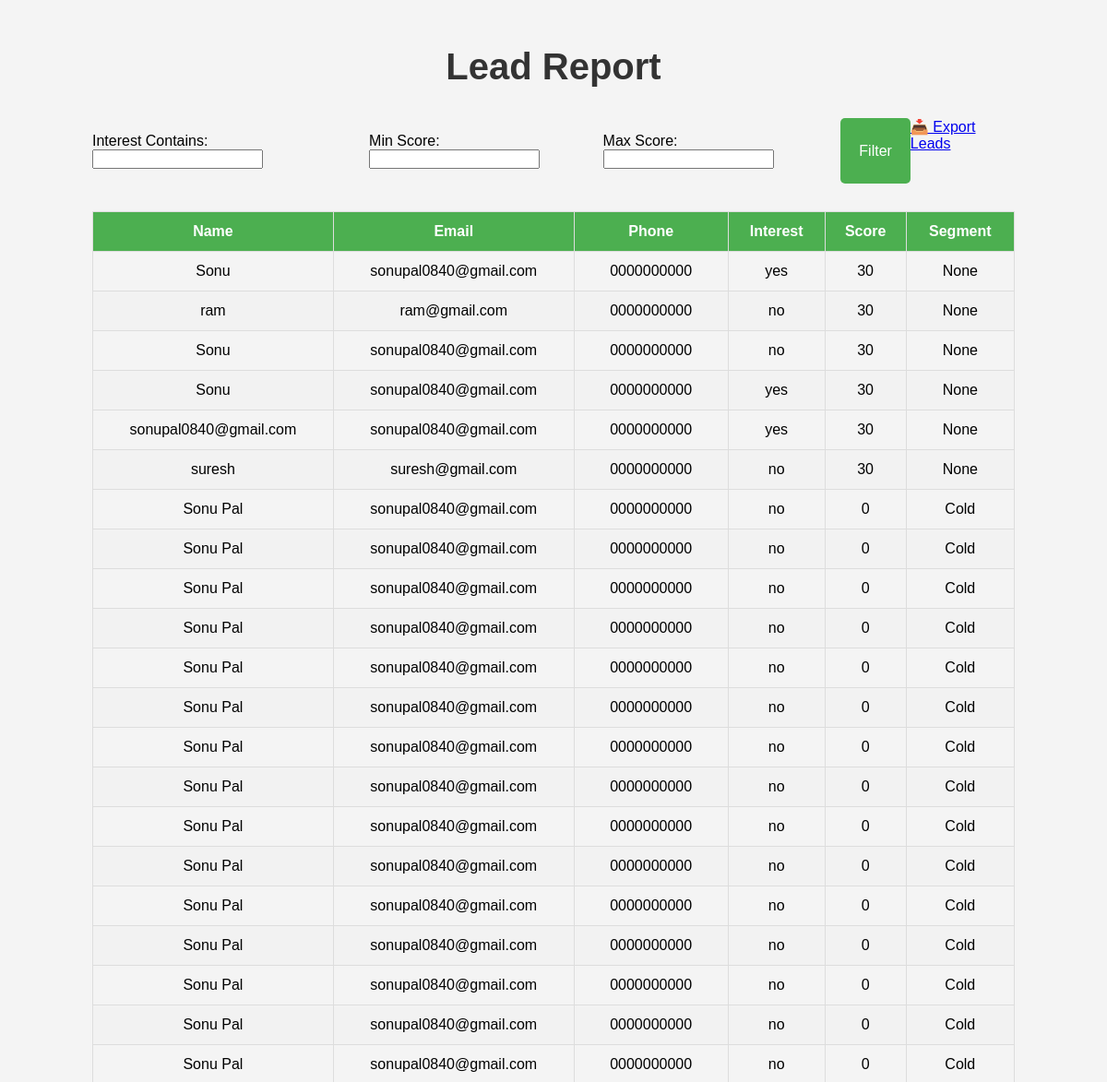
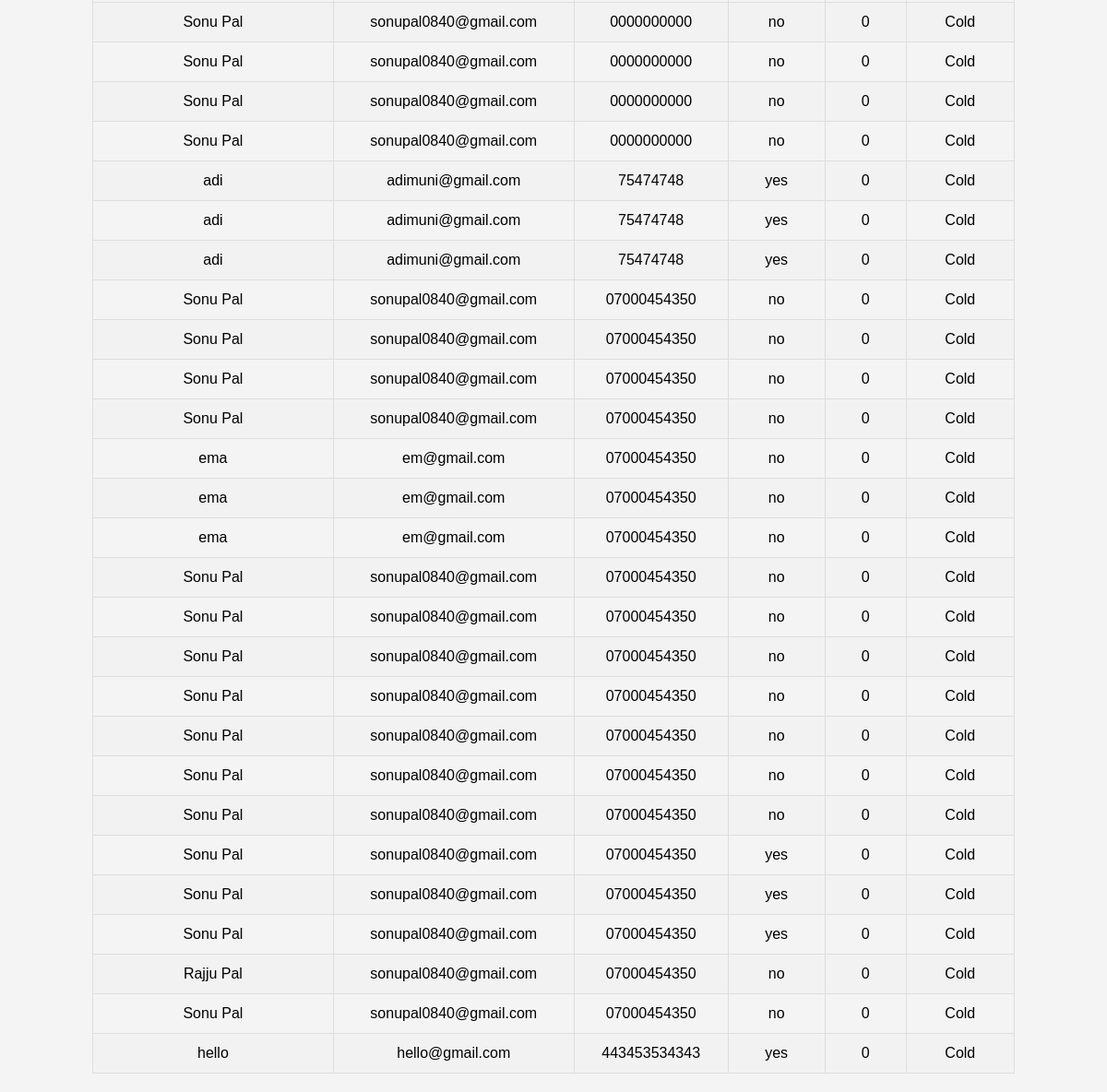
/report/, run on an earlier commit of the app's database (2 pictures, top to bottom).
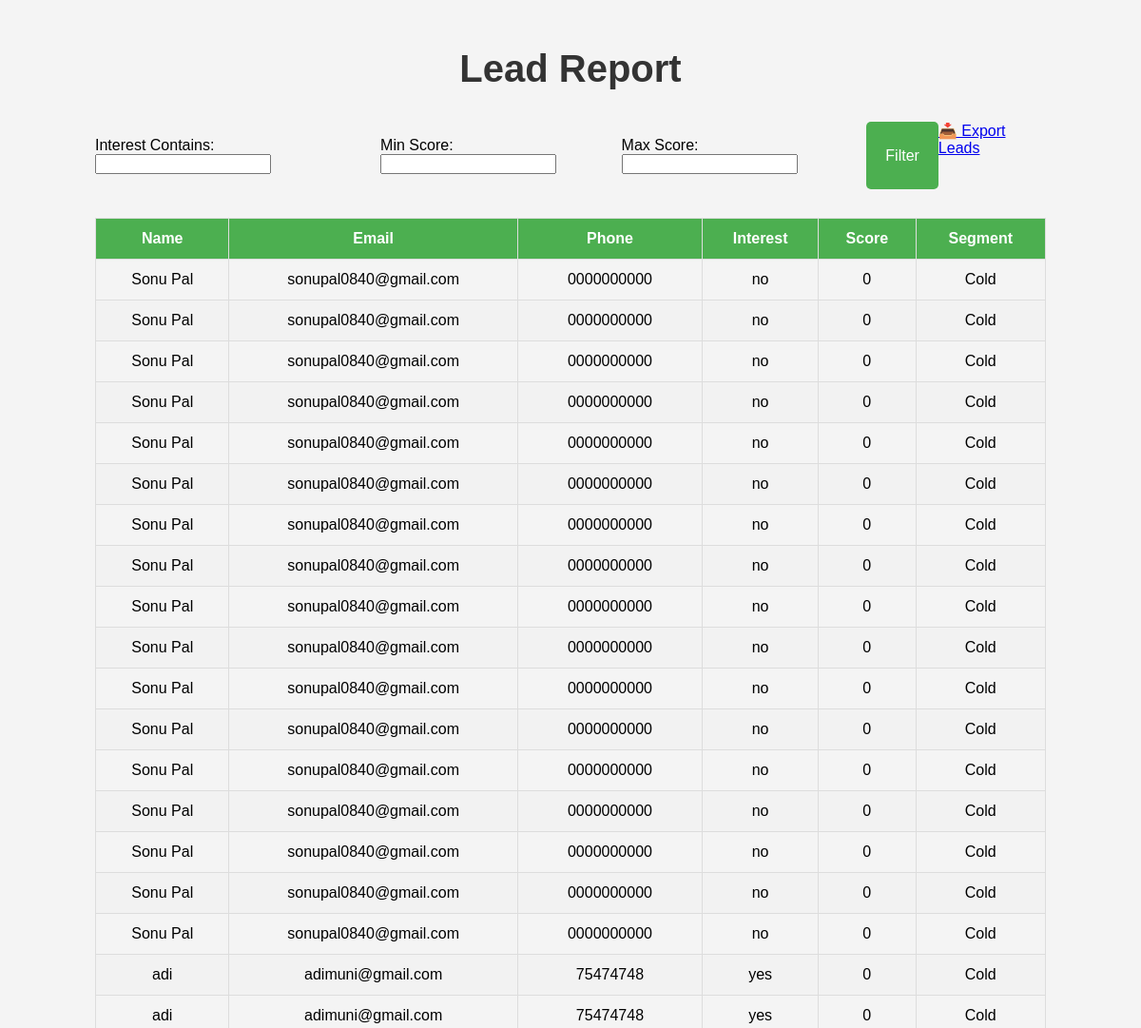
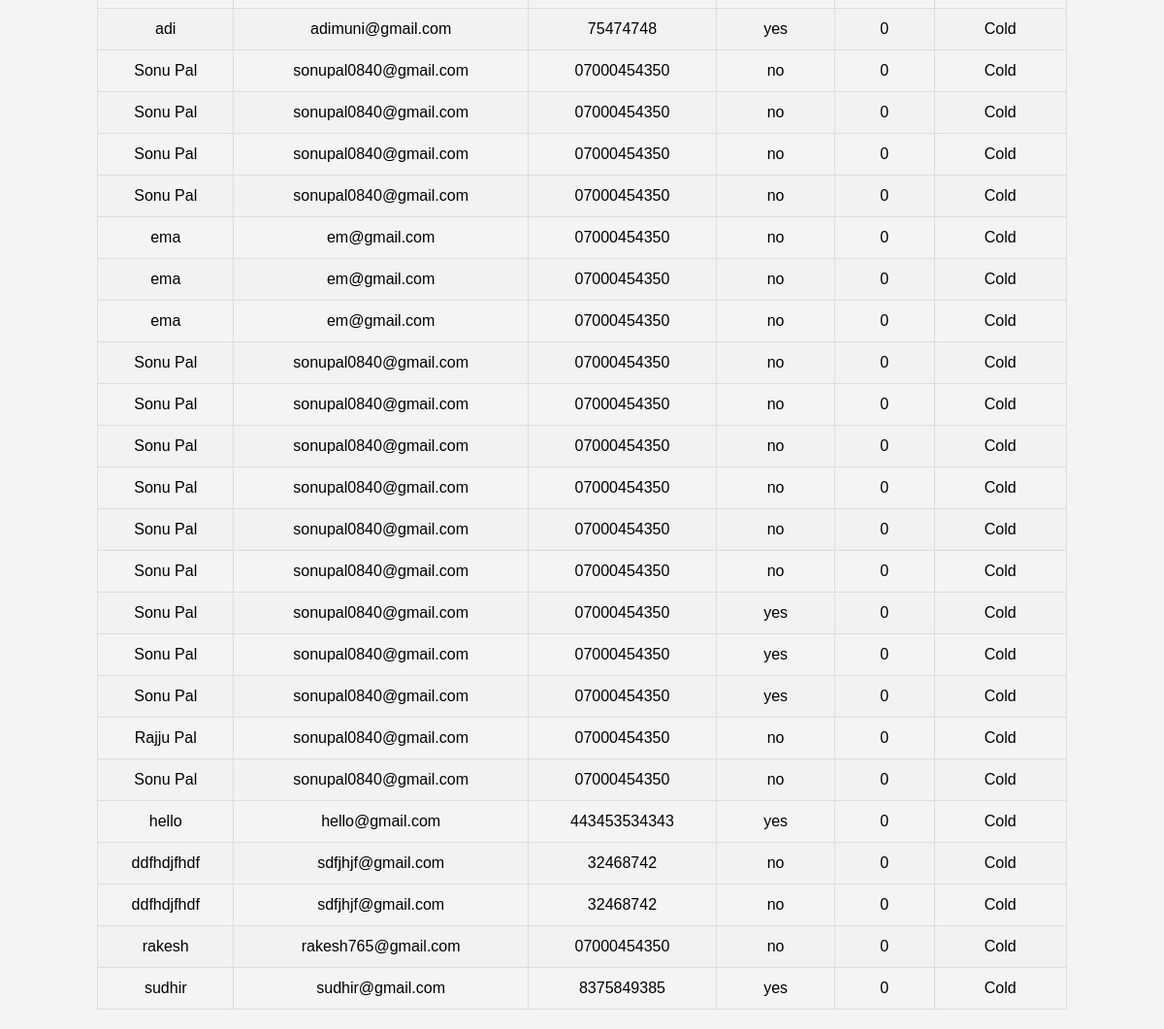
And on a later commit of the database (2 pictures, top to bottom).
### leads/models.py (models this page shows, shortened)
class Lead(models.Model):
    name = models.CharField(max_length=100)
    email = models.EmailField()
    phone = models.CharField(max_length=15)
    interest = models.CharField(max_length=100)
    score = models.IntegerField(default=0)
    segment = models.CharField(max_length=50, blank=True, null=True)
    timestamp = models.DateTimeField(default=timezone.now)  # New field

### leads/views.py (the view)
# urls.py: path('report/', views.report_view, name='report'),
def report_view(request):
    leads = Lead.objects.all()
    form = LeadFilterForm(request.GET)
    if form.is_valid():
        interest = form.cleaned_data.get('interest')
        min_score = form.cleaned_data.get('min_score')
        max_score = form.cleaned_data.get('max_score')
        if interest:
            leads = leads.filter(interest__icontains=interest)
        if min_score is not None:
            leads = leads.filter(score__gte=min_score)
        if max_score is not None:
            leads = leads.filter(score__lte=max_score)
    return render(request, 'report.html', {'leads': leads, 'form': form})

### leads/forms.py
class LeadFilterForm(forms.Form):
    interest = forms.CharField(required=False, label='Interest Contains')
    min_score = forms.IntegerField(required=False, label='Min Score')
    max_score = forms.IntegerField(required=False, label='Max Score')

### templates/report.html (shortened to what this page needs)
{% load static %}
<!DOCTYPE html>
<html lang="en">
<head>
    <link rel="stylesheet" href="{% static 'css/report.css' %}">
</head>
<body>
    <div class="container">
        <h2>Lead Report</h2>
        <form method="get" class="filter-form">
            {{ form.as_p }}
            <button type="submit" class="btn">Filter</button>
            <a href="{% url 'export_leads_csv' %}" class="btn">📥 Export Leads</a>
        </form>
        <table class="lead-table">
            <thead>
                <tr>
                    <th>Name</th>
                    <th>Email</th>
                    <th>Phone</th>
                    <th>Interest</th>
                    <th>Score</th>
                    <th>Segment</th>
                </tr>
            </thead>
            <tbody>
                {% for lead in leads %}
                <tr>
                    <td>{{ lead.name }}</td>
                    <td>{{ lead.email }}</td>
                    <td>{{ lead.phone }}</td>
                    <td>{{ lead.interest }}</td>
                    <td>{{ lead.score }}</td>
                    <td>{{ lead.segment }}</td>
                </tr>
                {% endfor %}
            </tbody>
        </table>
    </div>
</body>
</html>

### static/css/report.css (style rules this page uses)
body { font-family: Arial, sans-serif; background-color: #f4f4f4; margin: 0; padding: 0; }
h2 { text-align: center; font-size: 2.5rem; margin-top: 30px; color: #333; }
.container { width: 90%; max-width: 1000px; margin: 0 auto; padding: 20px; }
.filter-form { display: flex; justify-content: center; margin-bottom: 30px; }
.filter-form button { padding: 12px 20px; background-color: #4CAF50; color: white; border: none; border-radius: 5px; font-size: 1rem; cursor: pointer; transition: background-color 0.3s ease; }
.lead-table { width: 100%; border-collapse: collapse; margin-top: 20px; border: 1px solid #ccc; }
.lead-table th, .lead-table td { padding: 12px; text-align: center; border: 1px solid #ddd; }
.lead-table th { background-color: #4CAF50; color: white; }
.lead-table tr:nth-child(even) { background-color: #f2f2f2; }

What changed in the data, as far as the page shows it:
removed Lead: name "Sonu", email "sonupal0840@gmail.com", phone "0000000000", interest "yes", score "30", segment "None"
removed Lead: name "ram", email "ram@gmail.com", phone "0000000000", interest "no", score "30", segment "None"
removed Lead: name "Sonu", email "sonupal0840@gmail.com", phone "0000000000", interest "no", score "30", segment "None"
removed Lead: name "Sonu", email "sonupal0840@gmail.com", phone "0000000000", interest "yes", score "30", segment "None"
removed Lead: name "sonupal0840@gmail.com", email "sonupal0840@gmail.com", phone "0000000000", interest "yes", score "30", segment "None"
removed Lead: name "suresh", email "suresh@gmail.com", phone "0000000000", interest "no", score "30", segment "None"
removed Lead: name "Sonu Pal", email "sonupal0840@gmail.com", phone "0000000000", interest "no", score "0", segment "Cold"
removed Lead: name "Sonu Pal", email "sonupal0840@gmail.com", phone "0000000000", interest "no", score "0", segment "Cold"
removed Lead: name "Sonu Pal", email "sonupal0840@gmail.com", phone "07000454350", interest "no", score "0", segment "Cold"
added Lead: name "ddfhdjfhdf", email "sdfjhjf@gmail.com", phone "32468742", interest "no", score "0", segment "Cold"
added Lead: name "ddfhdjfhdf", email "sdfjhjf@gmail.com", phone "32468742", interest "no", score "0", segment "Cold"
added Lead: name "rakesh", email "rakesh765@gmail.com", phone "07000454350", interest "no", score "0", segment "Cold"
added Lead: name "sudhir", email "sudhir@gmail.com", phone "8375849385", interest "yes", score "0", segment "Cold"
